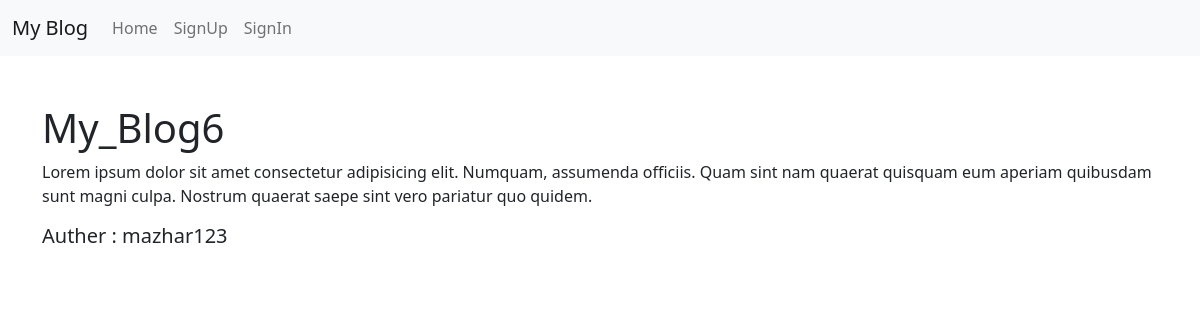
The app's page /detail/8 with its own data.
### home/models.py (models this page shows)
class Blog(models.Model):
    title=models.CharField(max_length=100)
    description=models.CharField(max_length=300)
    user=models.ForeignKey(User,on_delete=models.RESTRICT,default=2)

### home/views.py (the view)
# urls.py: path('detail/<int:id>', views.detail,name="detail"),
def detail(request,id):
  myblog=Blog.objects.get(id=id)
  data={'myblog':myblog}
  return render(request,'detail.html',data)

### templates/detail.html (shortened to what this page needs)
{% extends 'base.html' %}
{% block content %}
   <div class="container mt-5">
<h1>{{myblog.title}}</h1>
<p>{{myblog.description}}
    <h5>Auther : {{myblog.user}}</h5>
</p>
</div>
{% endblock content %}

### records on screen
Blog: title "My_Blog6", description "Lorem ipsum dolor sit amet consectetur adipisicing elit. Numquam, assumenda officiis. Quam sint nam quaerat quisquam eum aperiam quibusdam sunt magni culpa. Nostrum quaerat saepe sint vero pariatur quo quidem.", user "mazhar123"
